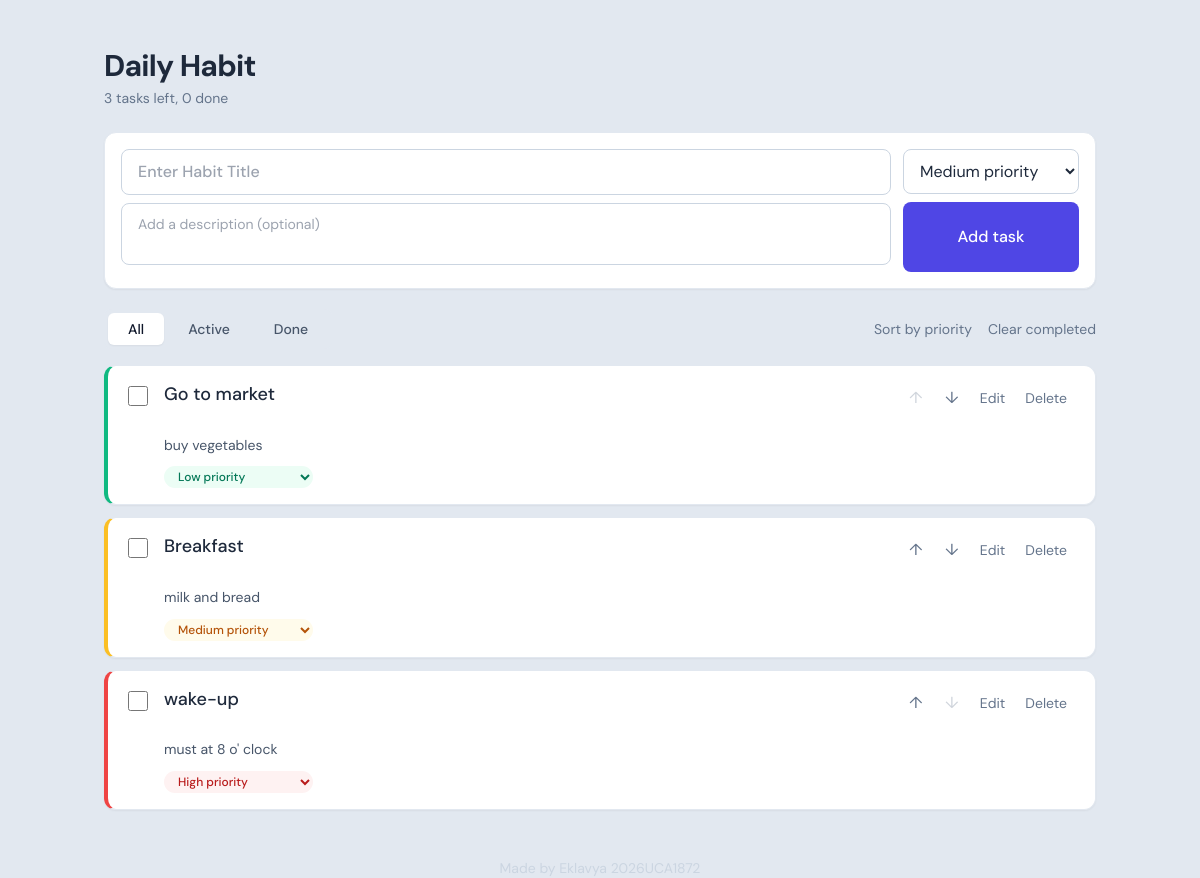
The page / on the database its author committed.
### tables this page shows
CREATE TABLE tasks (
                   id          INTEGER PRIMARY KEY AUTOINCREMENT,
                   title       TEXT    NOT NULL,
                   description TEXT    NOT NULL DEFAULT '',
                   priority    TEXT    NOT NULL DEFAULT 'medium',
                   done        INTEGER NOT NULL DEFAULT 0,
                   position    INTEGER NOT NULL
               );

### app.py (the view)
@app.get("/")
def index():
    filter_name = clean_filter(request.args.get("filter"))
    db = get_db()
    tasks = visible_tasks(filter_name)
    total = db.execute("SELECT COUNT(*) FROM tasks").fetchone()[0]
    left = db.execute("SELECT COUNT(*) FROM tasks WHERE done = 0").fetchone()[0]
    edit_id = request.args.get("edit", type=int)
    return render_template(
        "index.html",
        tasks=tasks,
        filter=filter_name,
        total=total,
        left=left,
        done_count=total - left,
        edit_id=edit_id,
    )

### app.py (called while the page is built)
def get_db():
    if "db" not in g:
        g.db = sqlite3.connect(DB_PATH)
        g.db.row_factory = sqlite3.Row
    return g.db

def clean_filter(value):
    return value if value in FILTERS else "all"

def visible_tasks(filter_name):
    sql = "SELECT * FROM tasks"
    if filter_name == "active":
        sql += " WHERE done = 0"
    elif filter_name == "done":
        sql += " WHERE done = 1"
    sql += " ORDER BY position ASC, id ASC"
    return get_db().execute(sql).fetchall()

### templates/index.html (shortened to what this page needs)
<!DOCTYPE html>
<html lang="en">
<head>
  <script src="https://cdn.tailwindcss.com/3.4.17"></script>
</head>
<body class="min-h-screen bg-slate-200 font-sans text-slate-800">
  {% set border = {'high': 'border-l-red-500', 'medium': 'border-l-amber-400', 'low': 'border-l-emerald-500'} %}
  {% set pill = {'high': 'bg-red-50 text-red-700', 'medium': 'bg-amber-50 text-amber-700', 'low': 'bg-emerald-50
  text-emerald-700'} %}
  {% set btn = 'rounded-md px-2 py-1 text-sm text-slate-500 focus:outline-none focus:ring-2 focus:ring-indigo-300' %}
  {% set arrow = 'h-8 w-8 rounded-md text-slate-500 hover:bg-slate-100 hover:text-indigo-600 focus:outline-none
  focus:ring-2 focus:ring-indigo-300 disabled:cursor-not-allowed disabled:opacity-30 disabled:hover:bg-transparent' %}
  <main class="mx-auto max-w-5xl px-4 py-12">
    <header class="mb-6">
      <h1 class="text-3xl font-bold tracking-tight">Daily Habit</h1>
      <p class="mt-1 text-sm text-slate-500">
        {% if total %}{{ left }} {{ 'task' if left == 1 else 'tasks' }} left, {{ done_count }} done{% else %}No tasks
        yet{% endif %}
      </p>
    </header>
    <form method="post" action="{{ url_for('add') }}" class="rounded-xl border border-slate-200 bg-white p-4 shadow-sm">
      <div class="flex flex-wrap gap-3 md:flex-nowrap">
        <div class="flex-1 space-y-2">
          <input name="title" type="text" required maxlength="120" placeholder="Enter Habit Title"
            class="w-full rounded-lg border border-slate-300 px-4 py-2.5 font-medium outline-none focus:border-indigo-500 focus:ring-2 focus:ring-indigo-200" />
          <textarea name="description" rows="2" placeholder="Add a description (optional)"
            class="w-full resize-none rounded-lg border border-slate-300 px-4 py-2.5 text-sm outline-none focus:border-indigo-500 focus:ring-2 focus:ring-indigo-200"></textarea>
        </div>
        <div class="flex w-full gap-2 md:w-44 md:flex-col">
          <select name="priority" aria-label="Priority"
            class="flex-1 rounded-lg border border-slate-300 bg-white px-3 py-2.5 outline-none focus:border-indigo-500 focus:ring-2 focus:ring-indigo-200 md:flex-none">
            <option value="medium" selected>Medium priority</option>
          </select>
          <button type="submit"
            class="flex-1 rounded-lg bg-indigo-600 px-5 py-2.5 font-medium text-white hover:bg-indigo-700 focus:outline-none focus:ring-2 focus:ring-indigo-300">
            Add task
          </button>
        </div>
      </div>
    </form>
    <div class="mt-5 flex flex-wrap items-center justify-between gap-3">
      <nav class="flex  w-full gap-1 rounded-lg bg-slate-200 p-1 text-sm font-medium sm:w-auto">
        {% for key, label in [('all', 'All'), ('active', 'Active'), ('done', 'Done')] %}
        <a href="{{ url_for('index', filter=key) }}"
          class="flex-1  rounded-md px-5 py-1.5 text-center {{ 'bg-white shadow-sm text-slate-900' if filter == key else 'text-slate-600 hover:text-slate-900' }}">{{
          label }}</a>
        {% endfor %}
      </nav>
      <div class="flex gap-4 text-sm text-slate-500">
        <form method="post" action="{{ url_for('sort_by_priority') }}">
          <button class="underline-offset-2 hover:text-indigo-600 hover:underline">Sort by priority</button>
        </form>
        <form method="post" action="{{ url_for('clear_completed') }}">
          <button class="underline-offset-2 hover:text-red-600 hover:underline">Clear completed</button>
        </form>
      </div>
    </div>
    <ul class="mt-4 space-y-3">
      {% for t in tasks %}
      {% if t.id == edit_id %}
      <li class="rounded-xl border border-l-4 border-indigo-300 bg-white p-4 shadow-sm {{ border[t.priority] }}">
        <form method="post" action="{{ url_for('edit', task_id=t.id) }}">
          <input type="hidden" name="filter" value="{{ filter }}" />
          <input name="title" value="{{ t.title }}" required maxlength="120" autofocus
            class="w-full rounded-lg border border-slate-300 px-4 py-2 font-medium outline-none focus:border-indigo-500 focus:ring-2 focus:ring-indigo-200" />
          <textarea name="description" rows="2" placeholder="Add a description (optional)"
            class="mt-2 w-full resize-none rounded-lg border border-slate-300 px-4 py-2 text-sm outline-none focus:border-indigo-500 focus:ring-2 focus:ring-indigo-200">{{ t.description }}</textarea>
          <div class="mt-3 flex justify-end gap-2">
            <a href="{{ url_for('index', filter=filter) }}" class="{{ btn }} hover:bg-slate-100">Cancel</a>
            <button
              class="rounded-lg bg-indigo-600 px-4 py-1.5 text-sm font-medium text-white hover:bg-indigo-700 focus:outline-none focus:ring-2 focus:ring-indigo-300">Save
              changes</button>
          </div>
        </form>
      </li>
      {% else %}
      <li
        class="flex flex-wrap items-start gap-x-4 gap-y-3 rounded-xl border border-l-4 border-slate-200 bg-white px-5 py-4 shadow-sm sm:flex-nowrap {{ border[t.priority] }}">
        <form method="post" action="{{ url_for('toggle', task_id=t.id) }}" class="mt-1">
          <input type="checkbox" {{ 'checked' if t.done }} onchange="this.form.submit()"
            aria-label="Mark &quot;{{ t.title }}&quot; as done"
            class="h-5 w-5 cursor-pointer rounded border-slate-300 accent-indigo-600" />
        </form>
        <div class="min-w-0 flex-1">
          <p class="break-words text-lg font-medium leading-snug {{ 'text-slate-400 line-through' if t.done }}">{{
            t.title }}</p>
          {% if t.description %}
          <p
            class="mt-1 whitespace-pre-line break-words text-sm leading-relaxed {{ 'text-slate-400' if t.done else 'text-slate-600' }}">
            {{ t.description }}</p>
          {% endif %}
          <form method="post" action="{{ url_for('set_priority', task_id=t.id) }}" class="mt-2">
            <select name="priority" onchange="this.form.submit()" aria-label="Priority for &quot;{{ t.title }}&quot;"
              class="cursor-pointer rounded-full border-0 py-0.5 pl-2.5 pr-7 text-xs font-medium focus:outline-none focus:ring-2 focus:ring-indigo-300 {{ pill[t.priority] }}">
              {% for v, label in [('high', 'High priority'), ('medium', 'Medium priority'), ('low', 'Low priority')] %}
              <option value="{{ v }}" {{ 'selected' if t.priority==v }}>{{ label }}</option>
              {% endfor %}
            </select>
          </form>
        </div>
        <div class="ml-auto flex shrink-0 items-center gap-1">
          <form method="post" action="{{ url_for('move', task_id=t.id, direction='up') }}">
            <button class="{{ arrow }}" title="Move up" aria-label="Move up" {{ 'disabled' if loop.first }}>↑</button>
          </form>
          <form method="post" action="{{ url_for('move', task_id=t.id, direction='down') }}">
            <button class="{{ arrow }}" title="Move down" aria-label="Move down" {{ 'disabled' if loop.last
              }}>↓</button>
          </form>
          <a href="{{ url_for('index', filter=filter, edit=t.id) }}"
            class="{{ btn }} hover:bg-slate-100 hover:text-indigo-600">Edit</a>
          <form method="post" action="{{ url_for('delete', task_id=t.id) }}">
            <button class="{{ btn }} hover:bg-red-50 hover:text-red-600">Delete</button>
          </form>
        </div>
      </li>
      {% endif %}
      {% endfor %}
    </ul>
  </main>
  <div class="flex justify-center items-center  w-full gap-4 text-sm text-slate-300">
    <p class="underline-offset-2 hover:text-indigo-600 hover:underline">Made by Eklavya 2026UCA1872</p>
  </div>
</body>
</html>

### rows shown on the page
tasks: title "Go to market", description "buy vegetables", priority "Low priority"
tasks: title "Breakfast", description "milk and bread", priority "Medium priority"
tasks: title "wake-up", description "must at 8 o' clock", priority "High priority"

### other values the page prints
{{ left }} "3"
{{ 'task' if left == 1 else 'tasks' }} "tasks"
{{ done_count }} "0"
{{ label }} "All" "Active" "Done"
